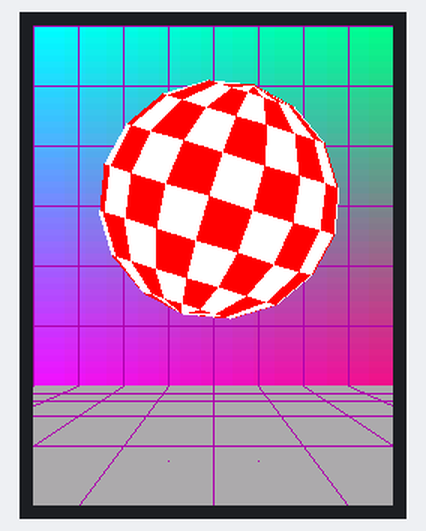
Bench run of a sketch on a simulated ESP32. Parts: 240×320 colour display.

Above: at 0.76 s.
At 5.5 s:
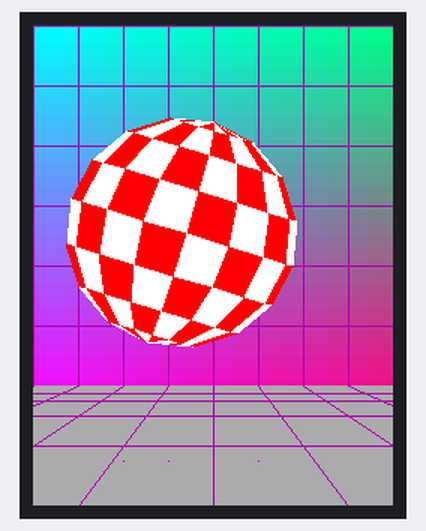
At 10.24 s:
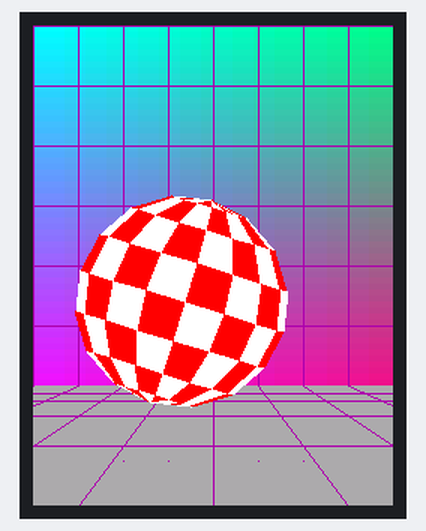
At 20.09 s:
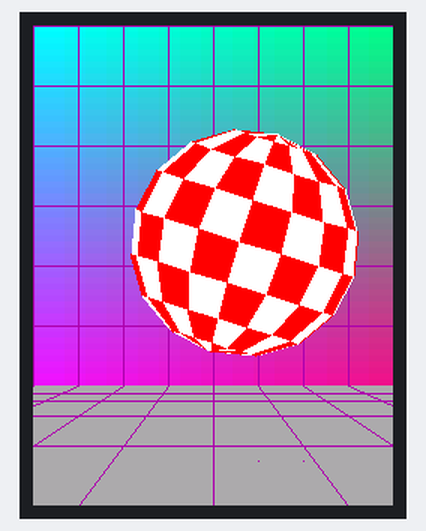
At 29.93 s:
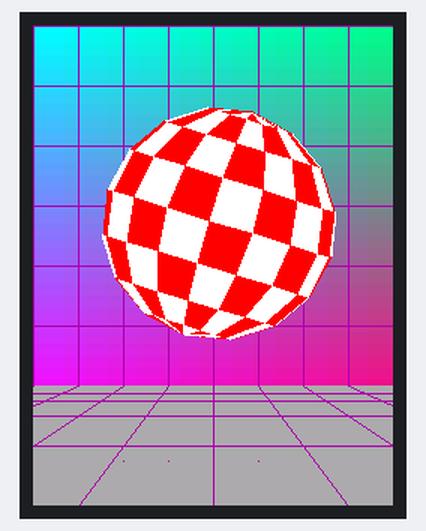
At 39.78 s:
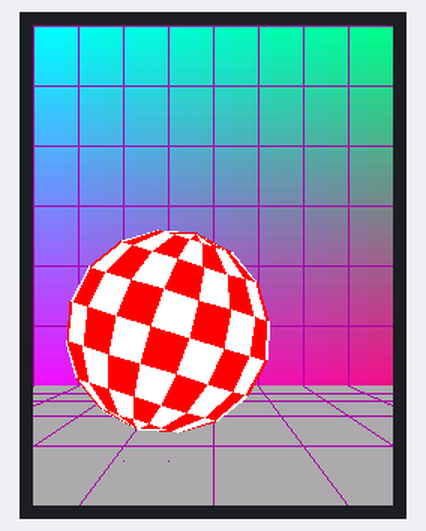

The sketch:

ESP32-AmigaBoingBall.ino
```cpp
// (licence header left out)
//#define M5STACK
//#define ODROIDGO
//#define DDUINO32XS
//#define LOLIND32PRO

//#define USE_NEOPIXEL
//#define USE_ESPI


#if defined(ODROIDGO)
  #define ROTATION 3
#elif defined(M5STACK)
  #define TFT_eSPI_BUILTIN
  #include <M5Stack.h>
  M5Display tft;
  #define BUZZER 25
#elif defined(LOLIND32PRO)
  // driver select : ST7735_DRIVER / ST7735_GREENTAB
  #define ROTATION 3
#elif defined(DDUINO32XS)
  #define USE_NEOPIXEL
  #define BUZZER 33
#elif defined(INSERT_YOUR_BOARD)
  // and your setting
#endif


#ifndef TFT_eSPI_BUILTIN
  #include <TFT_eSPI.h>
  TFT_eSPI tft;
#endif


TFT_eSprite ball = TFT_eSprite(&tft);
TFT_eSprite shadow = TFT_eSprite(&tft);
TFT_eSprite grid = TFT_eSprite(&tft);

#ifdef USE_NEOPIXEL
  #define PIXEL_PIN    25    // Digital IO pin connected to the NeoPixels.
  #define PIXEL_COUNT 1
  #include <Adafruit_NeoPixel.h>
  Adafruit_NeoPixel strip = Adafruit_NeoPixel(PIXEL_COUNT, PIXEL_PIN, NEO_GRB + NEO_KHZ800);
#endif

// Color definitions
#define BLACK   0x0000
#define BLUE    0x001F
#define RED     0xF800
#define GREEN   0x07E0
#define CYAN    0x07FF
#define MAGENTA 0xF81F
#define YELLOW  0xFFE0
#define WHITE   0xFFFF

static bool buzz_wall = false;
static bool buzz_floor = false;

#include "AmigaRulez.h"

#ifdef USE_NEOPIXEL
// Fill the dots one after the other with a color
void colorWipe(uint32_t c, uint8_t wait) {
  for(uint16_t i=0; i<strip.numPixels(); i++) {
    strip.setPixelColor(i, c);
    strip.show();
    delay(wait);
  }
}
#endif

#ifdef BUZZER
void buzzWall() {
  for(int i=0;i<500;i++) {
    digitalWrite(BUZZER,HIGH);
    delayMicroseconds(140);//Change this could adjust voice
    digitalWrite(BUZZER,LOW);
    delayMicroseconds(5);
  }
}
void buzzFloor() {
  for(int i=0;i<500;i++) {
    digitalWrite(BUZZER,HIGH);
    delayMicroseconds(175);//Change this could adjust voice
    digitalWrite(BUZZER,LOW);
    delayMicroseconds(5);
  }
}
static void buzzTask(void * param=NULL) {
  while(1) {
    if( buzz_wall == true ) {
      buzz_wall = false;
      buzzWall();
    }
    if( buzz_floor == true ) {
      buzz_floor = false;
      buzzFloor();
    }
    vTaskDelay(1);
  }
}
#endif


static void animTask(void * param=NULL) {
  while(1) {
    AmigaBall.animate(1, false);
    vTaskDelay(1);
  }
}


void setup() {
  Serial.begin(115200);
  tft.begin();
  #ifdef ROTATION
    tft.setRotation( ROTATION );
  #endif
  amigaBallConfig.Width = tft.width();
  amigaBallConfig.Height = tft.height();
  amigaBallConfig.Wires = 8;
  //amigaBallConfig.XPos = 40;
  //amigaBallConfig.YPos = 20;
  amigaBallConfig.ScaleRatio = 5; // bigger value means smaller ball

  AmigaBall.init( amigaBallConfig );

  xTaskCreatePinnedToCore(animTask, "animTask", 25000, NULL, 5, NULL, 1); /* last = Task Core */

  #ifdef USE_NEOPIXEL
    // turn that damn neopixel off!!
    strip.begin();
    strip.show(); // Initialize all pixels to 'off'
    colorWipe(strip.Color(0, 0, 0), 50);
  #endif
  #ifdef BUZZER
    // turn bouncy sounds on
    pinMode(BUZZER,OUTPUT);
    xTaskCreatePinnedToCore(buzzTask, "buzzTask", 2000, NULL, 4, NULL, 0); /* last = Task Core */
  #endif

}


void loop() {
  vTaskSuspend(NULL);
}
```

AmigaRulez.h
```cpp
// (licence header left out)
struct AmigaBallConfig {
  long Framelength = 20;
  byte Wires = 7; // 0 = no wireframes
  uint16_t BGColor = tft.color565(0xa9, 0xa9, 0xa9);
  uint16_t GridColor =  tft.color565(0xac, 0x00, 0xac);
  uint16_t ShadowColor = tft.color565(0x66, 0x66, 0x66);
  uint16_t YPos = 0;
  uint16_t XPos = 0;
  uint16_t Width = tft.width();
  uint16_t Height = tft.height();
  uint16_t ScaleRatio = 5; // ball size will have this/nth of the window Height, bigger value means smaller ball
} amigaBallConfig;


class AmigaRulez {
  public:

    struct Points {
      float x = 0.00;
      float y = 0.00;
    };

    Points points[10][10];

    float deg2rad   = PI/180.0;
    float phase8Rad = PI/8.0; // 22.5 deg
    float phase4Rad = PI/4.0; // 45 deg
    float phase2Rad = PI/2.0; // 90 deg
    float twopi     = PI*2;
    float Phase     = 0.0;
    float velocityX = 2.1;
    float velocityY = 0.07;
    float angleY    = 0.0;

    float PhaseVelocity;
    float perspective[4];
    float XtoYratio;
    float YtoXratio;
    float TiltRad;

    bool AnimationDone;
    bool isMovingRight;
    bool isMovingUp = false;

    byte Wires;
    byte bytecounter = 0;

    int BounceMargin;

    long Framelength;
    long startedTick = millis();
    long lastTick    = millis();
    long processTicks = 0;

    float variableScale = Scale;
    float oldScale = Scale;
    float ScaleAmplitude = 8;
    float MaxScaleAmplitude;
    float AmplitudeFactor = 4;
    float TiltDeg = 17; // 17 degrees tilting to the right
    float LeftBoundary;
    float RightBoundary;
    float ShadowYPos = 0.00;
    float XPos;
    float YPos;
    float Width;
    float Height;

    float VCentering;
    float Scale;
    float YPosAmplitude;
    uint16_t ScaleRatio;
    uint16_t BGColor;
    uint16_t GridColor;
    uint16_t ShadowColor;
    float lastPositionX;
    float lastPositionY;
    float positionX;
    float positionY;

    int spriteWidth;
    int spriteHeight;
    int spriteCenterX;
    int spriteCenterY;

    void init( AmigaBallConfig config = amigaBallConfig ) {
      BGColor     = config.BGColor;
      GridColor   = config.GridColor;
      Framelength = config.Framelength;//33; // millis
      ScaleRatio  = config.ScaleRatio;
      ShadowColor = config.ShadowColor;
      XPos   = config.XPos;
      YPos   = config.YPos;
      Width  = config.Width;
      Height = config.Height;
      Wires  = config.Wires;

      setupValues();

      tft.fillRect(XPos, YPos, Width, Height, BGColor);

      if( Wires > 0 ) {


        shadow.createSprite( spriteWidth / 2, spriteHeight / 8 );
        shadow.fillSprite( BGColor );
        shadow.fillEllipse( shadow.width()/2, shadow.height()/2, shadow.width()/2-4, shadow.height()/2-2, ShadowColor );
        //shadow.pushSprite( positionX-spriteCenterX + shadow.width()/2, ShadowYPos+shadow.height() );


        grid.createSprite( Width/2, Height/2 ); // don't overflow heap

        grid.fillSprite(BGColor);
        drawGrid(grid, XPos, YPos, Width, Height, grid.width(), grid.height());
        grid.pushSprite( XPos, YPos, BGColor );

        grid.fillSprite(BGColor);
        drawGrid(grid, XPos+Width/2, YPos, Width, Height, grid.width(), grid.height());
        grid.pushSprite( XPos+Width/2, YPos, BGColor );

        grid.fillSprite(BGColor);
        drawGrid(grid, XPos, YPos+Height/2, Width, Height, grid.width(), grid.height());
        grid.pushSprite( XPos, YPos+Height/2, BGColor );

        grid.fillSprite(BGColor);
        drawGrid(grid, XPos+Width/2, YPos+Height/2, Width, Height, grid.width(), grid.height());
        grid.pushSprite( XPos+Width/2, YPos+Height/2, BGColor );

        grid.deleteSprite();


      }

      ball.createSprite(spriteWidth, spriteHeight);
      ball.fillSprite(BGColor); // Note: Sprite is filled with black when created

    }


    void setupValues() {
      Scale = Height/ScaleRatio;//
      ScaleAmplitude = Scale/ AmplitudeFactor; // ball diameter will vary on this
      MaxScaleAmplitude = Scale + ScaleAmplitude;

      spriteWidth  = (MaxScaleAmplitude + AmplitudeFactor )*2;
      spriteHeight = (MaxScaleAmplitude + AmplitudeFactor )*2;

      spriteCenterX = spriteWidth/2 + spriteWidth%2;
      spriteCenterY = spriteHeight/2 - spriteHeight%2;

      YPosAmplitude = (Height-(Scale+ScaleAmplitude))/2; // ball will bounce on this span pixels
      VCentering = YPos + (Height-1) - (MaxScaleAmplitude + AmplitudeFactor);// -(YPosAmplitude/2 + Scale + ScaleAmplitude);

      BounceMargin = AmplitudeFactor*2+Scale+ScaleAmplitude; // 135
      LeftBoundary = XPos + BounceMargin;
      RightBoundary = XPos + Width - BounceMargin;

      TiltRad = TiltDeg * deg2rad;
      lastPositionX = 0;
      lastPositionY = 0;
      PhaseVelocity = 2.5 * deg2rad;
      positionX = XPos + Width/2;
      isMovingRight = true;
    }

    float getLat(float phase, int i) {
      if(i == 0) {
        return -phase2Rad;
      } else if(i == 9) {
        return phase2Rad;
      } else {
        return -phase2Rad + phase + (i-1) * phase8Rad;
      }
    }

    void calcPoints(float phase) {
      float sin_lat[10] = {0};// = {}
      for(int i=0;i<10;i++) {
        float lat = getLat(phase, i);
        sin_lat[i] = sin( lat );
      }
      for(int j=0;j<9;j++) {
        float lon = -phase2Rad + j * phase8Rad;
        float _y = sin( lon );
        float _l = cos( lon );
        for(int i=0;i<10;i++) {
          float _x = sin_lat[i] * _l;
          points[i][j].x = _x;
          points[i][j].y = _y;
        }
      }
    }

    void tiltSphere(float ang) {
      float st = sin( ang );
      float ct = cos( ang );
      for( int i=0; i<10; i++) {
        for( int j=0; j<9; j++) {
          float _x = points[i][j].x * ct - points[i][j].y * st;
          float _y = points[i][j].x * st + points[i][j].y * ct;
          points[i][j].x = _x;
          points[i][j].y = _y;
        }
      }
    }

    float scaleTranslate(float s, float tx, float ty) {
      for( int i=0; i<10; i++) {
        for( int j=0; j<9; j++ ) {
          float _x = points[i][j].x * s + tx;
          float _y = points[i][j].y * s + ty;
          points[i][j].x = _x;
          points[i][j].y = _y;
        }
      }
    }

    void transform(float s, float tx, float ty) {
      tiltSphere( TiltRad );
      scaleTranslate( s, tx, ty );
    }

    void fillTiles(bool alter) {
      for( int j=0; j<8; j++ ) {
        for( int i=0; i<9; i++) {
          uint16_t color = alter ? RED : WHITE;
          ball.fillTriangle(points[i][j].x,     points[i][j].y,     points[i+1][j].x, points[i+1][j].y, points[i+1][j+1].x, points[i+1][j+1].y, color);
          ball.fillTriangle(points[i+1][j+1].x, points[i+1][j+1].y, points[i][j+1].x, points[i][j+1].y, points[i][j].x,     points[i][j].y, color);
          alter = !alter;
        }
      }
    }

    void drawGrid(TFT_eSprite &sprite, int x, int y, int width, int height, int spanX, int spanY) {

      int center = width / 2;
      int vspace = ( height*2 ) / Wires;
      int vpos   = height - vspace - y + YPos;
      float stepX  = width / Wires;
      float stepY  = height / Wires;
      int i, x2, centerdiff;


      for (uint16_t nPosY = 0; nPosY < height-vspace; nPosY++) {
        uint16_t nColTmp = tft.color565(nPosY % 256, 255 - (nPosY % 256), 0 );
        //sprite.drawFastHLine(0, nPosY-y, YPos+spanX, nColTmp);
        for(uint16_t nPosX = 0; nPosX < width; nPosX+=stepX/4) {
          nColTmp = tft.color565(nPosY % 256, 255 - (nPosY % 256), 255- (nPosX/2) % 256 );
          sprite.drawFastHLine(nPosX-x+XPos, nPosY-y+YPos, stepX, nColTmp);
        }
      }

      sprite.fillRect(0, vpos, width, vspace, BGColor);

      for( i=0; i<width; i+=stepX ) {
        sprite.drawFastVLine(XPos+i-x, 0, vpos, GridColor);
        centerdiff = abs(center - i);
        if(i==center) {
          x2 = i;
        } else {
          if( i < center ) {
            x2 = i - centerdiff*2;
          } else { // i > center
            x2 = i + centerdiff*2;
          }
        }
        sprite.drawLine(XPos+i-x, vpos, XPos+x2-x, YPos+vpos+vspace, GridColor);
      }

      for( i=0; i<height-vspace+YPos; i+=stepY ) {
        sprite.drawFastHLine(0, i-y, YPos+spanX, GridColor);
      }
      float powa = 32;
      while(powa>1) {
        powa /=2;
        sprite.drawFastHLine(0, vpos+(vspace/powa), YPos+spanX, GridColor);
      }
      if( ShadowYPos == 0.00 ) {
        ShadowYPos = vpos + ( (vspace- shadow.height()) / 2) + YPos;
      }
    }


    void drawBall(float phase, float scale, float oldscale, float x, float y) {
      calcPoints( fmod(phase, phase8Rad) );
      transform(scale, x, y);
      fillTiles(phase >= phase8Rad);
    }


    void animate( long duration = 5000, bool clearAfter = true ) {

      AnimationDone = false;
      startedTick = millis();
      lastTick = millis();
      processTicks = 0;

      while( !AnimationDone ) {
        lastTick = millis();
        if( isMovingRight ) {
          Phase = fmod( Phase + ( phase4Rad - PhaseVelocity ), phase4Rad );
          positionX += velocityX;
        } else {
          Phase = fmod( Phase + PhaseVelocity, phase4Rad );
          positionX -= velocityX;
        }
        if ( positionX >= RightBoundary ) {
          isMovingRight = false;
          buzz_wall = true;
        } else if( positionX < LeftBoundary ) {
          isMovingRight = true;
          buzz_wall = true;
        }
        angleY = fmod( angleY + velocityY, twopi );
        float absCosAngleY = fabs( cos( angleY ) );
        variableScale = Scale + ScaleAmplitude * absCosAngleY;
        positionY = VCentering - YPosAmplitude * absCosAngleY;

        int trend = positionY - lastPositionY;

        if( !isMovingUp && trend < 0) {
          buzz_floor = true;
        }

        if( positionY < lastPositionY ) {
          isMovingUp = true;
        } else {
          isMovingUp = false;
        }

        ball.fillSprite(BGColor); // Note: Sprite is filled with black when created
        if( Wires > 0 ) {
          shadow.fillSprite( BGColor );
          int r1 = (shadow.width()/2-4)* (1-.5*absCosAngleY);
          int r2 = (shadow.height()/2-2)* (1-.5*absCosAngleY);
          //int shadowcolor = tft.color565( 0xA0, 0xA0, 0xA0 );

          shadow.fillEllipse( shadow.width()/2, shadow.height()/2, r1, r2, ShadowColor );
          drawGrid( shadow, positionX-spriteCenterX + shadow.width()/2, ShadowYPos+shadow.height(), Width, Height, Width, Height );
          drawGrid( ball, positionX-spriteCenterX, positionY-spriteCenterY, Width, Height, spriteWidth, spriteHeight );
          shadow.pushSprite( positionX-spriteCenterX + shadow.width()/2, ShadowYPos+shadow.height() );
        }
        drawBall( Phase, variableScale, oldScale, spriteCenterX, spriteCenterY );
        ball.pushSprite( positionX-spriteCenterX, positionY-spriteCenterY, TFT_TRANSPARENT );

        oldScale = variableScale;
        lastPositionX = positionX;
        lastPositionY = positionY;
        processTicks = millis() - lastTick;
        if( processTicks < Framelength ) {
          delay( Framelength - processTicks );
        }
        if( millis() - startedTick > duration ) {
          if( clearAfter ) {
            tft.fillRect( XPos, YPos, Width, Height, BGColor );
          }
          AnimationDone = true;
        }
      }
    }

};


AmigaRulez AmigaBall;
```
